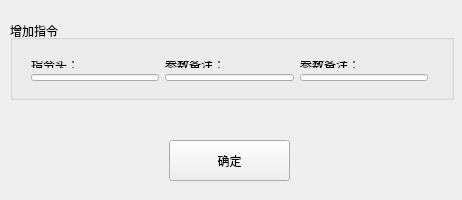
<?xml version="1.0" encoding="UTF-8"?>
<ui version="4.0">
 <class>AlertAddItem</class>
 <widget class="QWidget" name="AlertAddItem">
  <property name="geometry">
   <rect>
    <x>0</x>
    <y>0</y>
    <width>462</width>
    <height>200</height>
   </rect>
  </property>
  <property name="windowTitle">
   <string>AlertAddItem</string>
  </property>
  <widget class="QPushButton" name="alert_btn_ok">
   <property name="geometry">
    <rect>
     <x>169</x>
     <y>140</y>
     <width>121</width>
     <height>41</height>
    </rect>
   </property>
   <property name="sizePolicy">
    <sizepolicy hsizetype="Minimum" vsizetype="Fixed">
     <horstretch>0</horstretch>
     <verstretch>0</verstretch>
    </sizepolicy>
   </property>
   <property name="text">
    <string>确定</string>
   </property>
  </widget>
  <widget class="QGroupBox" name="groupBox">
   <property name="geometry">
    <rect>
     <x>10</x>
     <y>20</y>
     <width>444</width>
     <height>80</height>
    </rect>
   </property>
   <property name="title">
    <string>增加指令</string>
   </property>
   <property name="alignment">
    <set>Qt::AlignLeading|Qt::AlignLeft|Qt::AlignVCenter</set>
   </property>
   <property name="flat">
    <bool>false</bool>
   </property>
   <widget class="QWidget" name="">
    <property name="geometry">
     <rect>
      <x>10</x>
      <y>30</y>
      <width>419</width>
      <height>42</height>
     </rect>
    </property>
    <layout class="QHBoxLayout" name="horizontalLayout">
     <item>
      <layout class="QVBoxLayout" name="verticalLayout">
       <item>
        <widget class="QLabel" name="label">
         <property name="text">
          <string>指令头：</string>
         </property>
        </widget>
       </item>
       <item>
        <widget class="QLineEdit" name="ed_01"/>
       </item>
      </layout>
     </item>
     <item>
      <layout class="QVBoxLayout" name="verticalLayout_2">
       <item>
        <widget class="QLabel" name="label_2">
         <property name="text">
          <string>参数备注：</string>
         </property>
        </widget>
       </item>
       <item>
        <widget class="QLineEdit" name="ed_02"/>
       </item>
      </layout>
     </item>
     <item>
      <layout class="QVBoxLayout" name="verticalLayout_4">
       <item>
        <widget class="QLabel" name="label_4">
         <property name="text">
          <string>参数备注：</string>
         </property>
        </widget>
       </item>
       <item>
        <widget class="QLineEdit" name="ed_03"/>
       </item>
      </layout>
     </item>
    </layout>
   </widget>
  </widget>
 </widget>
 <layoutdefault spacing="6" margin="11"/>
 <resources/>
 <connections/>
</ui>
